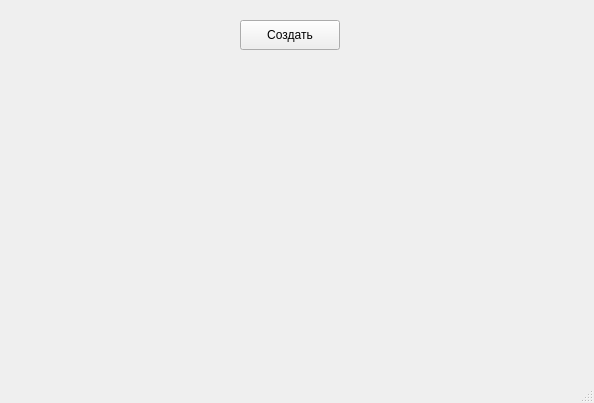
<?xml version="1.0" encoding="UTF-8"?>
<ui version="4.0">
 <class>MainWindow</class>
 <widget class="QMainWindow" name="MainWindow">
  <property name="geometry">
   <rect>
    <x>0</x>
    <y>0</y>
    <width>594</width>
    <height>403</height>
   </rect>
  </property>
  <property name="windowTitle">
   <string>MainWindow</string>
  </property>
  <widget class="QWidget" name="centralwidget">
   <widget class="QPushButton" name="btn_draw">
    <property name="geometry">
     <rect>
      <x>240</x>
      <y>20</y>
      <width>100</width>
      <height>30</height>
     </rect>
    </property>
    <property name="text">
     <string>Создать</string>
    </property>
   </widget>
  </widget>
  <widget class="QMenuBar" name="menubar">
   <property name="geometry">
    <rect>
     <x>0</x>
     <y>0</y>
     <width>594</width>
     <height>26</height>
    </rect>
   </property>
  </widget>
  <widget class="QStatusBar" name="statusbar"/>
 </widget>
 <resources/>
 <connections/>
</ui>
